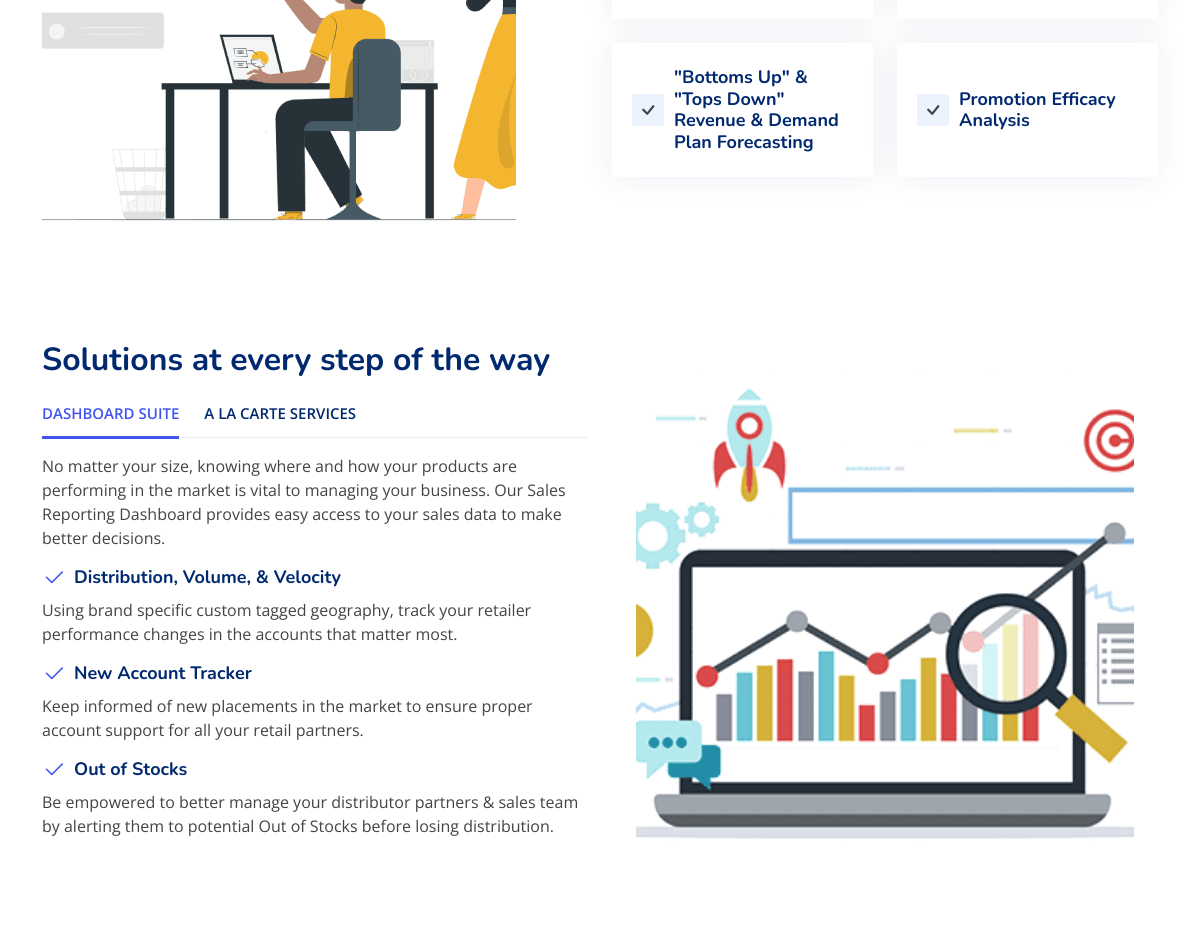
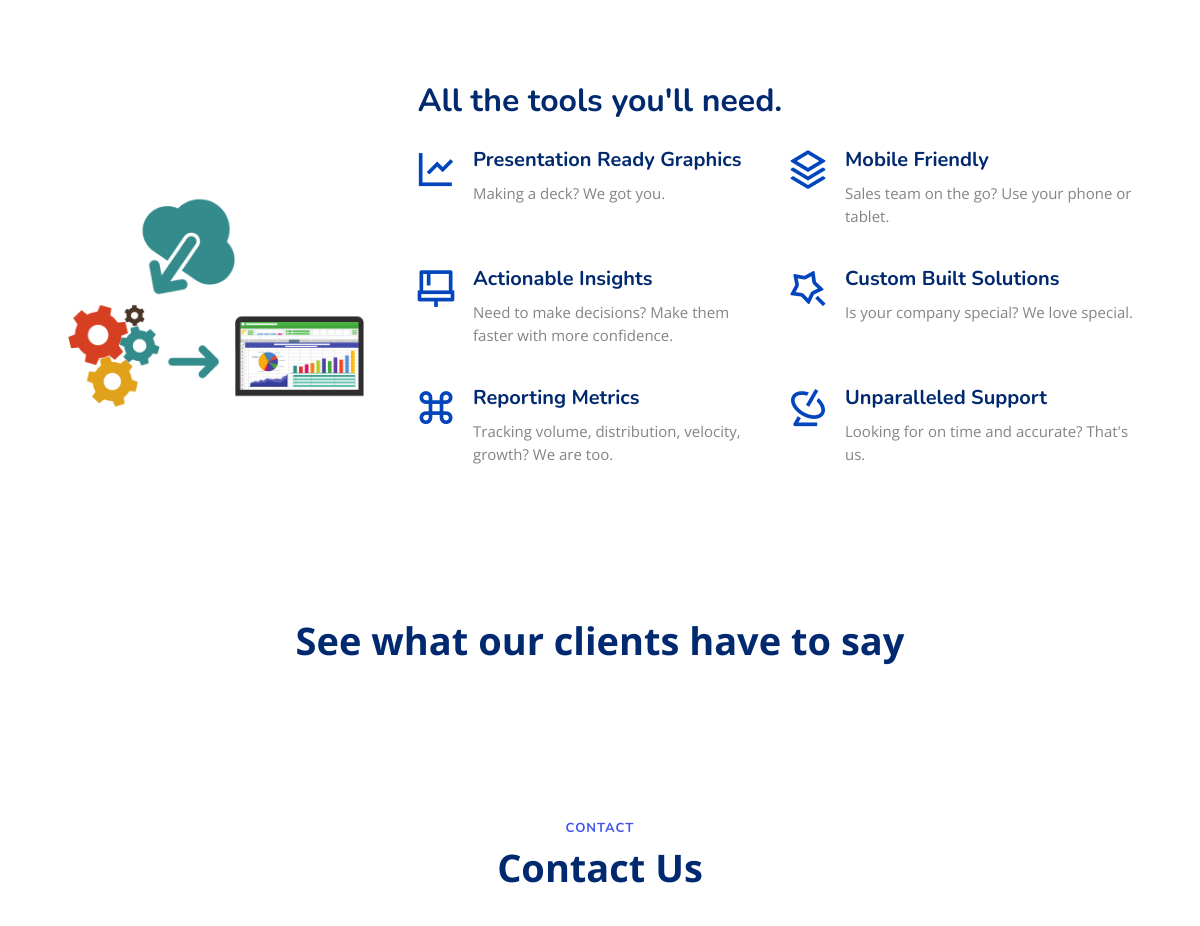
The app's page / (middle part), older data (2 pictures, top to bottom).
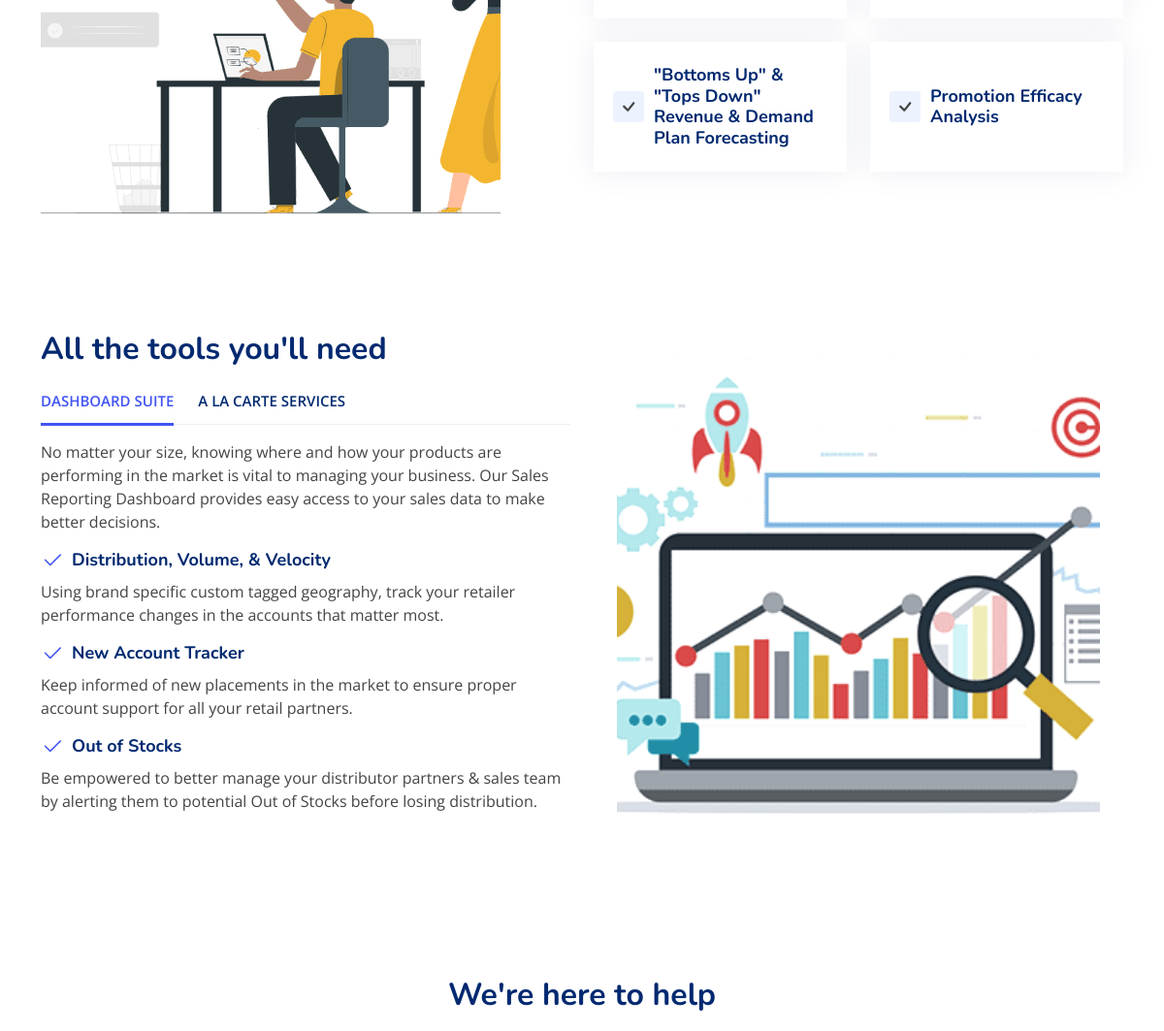
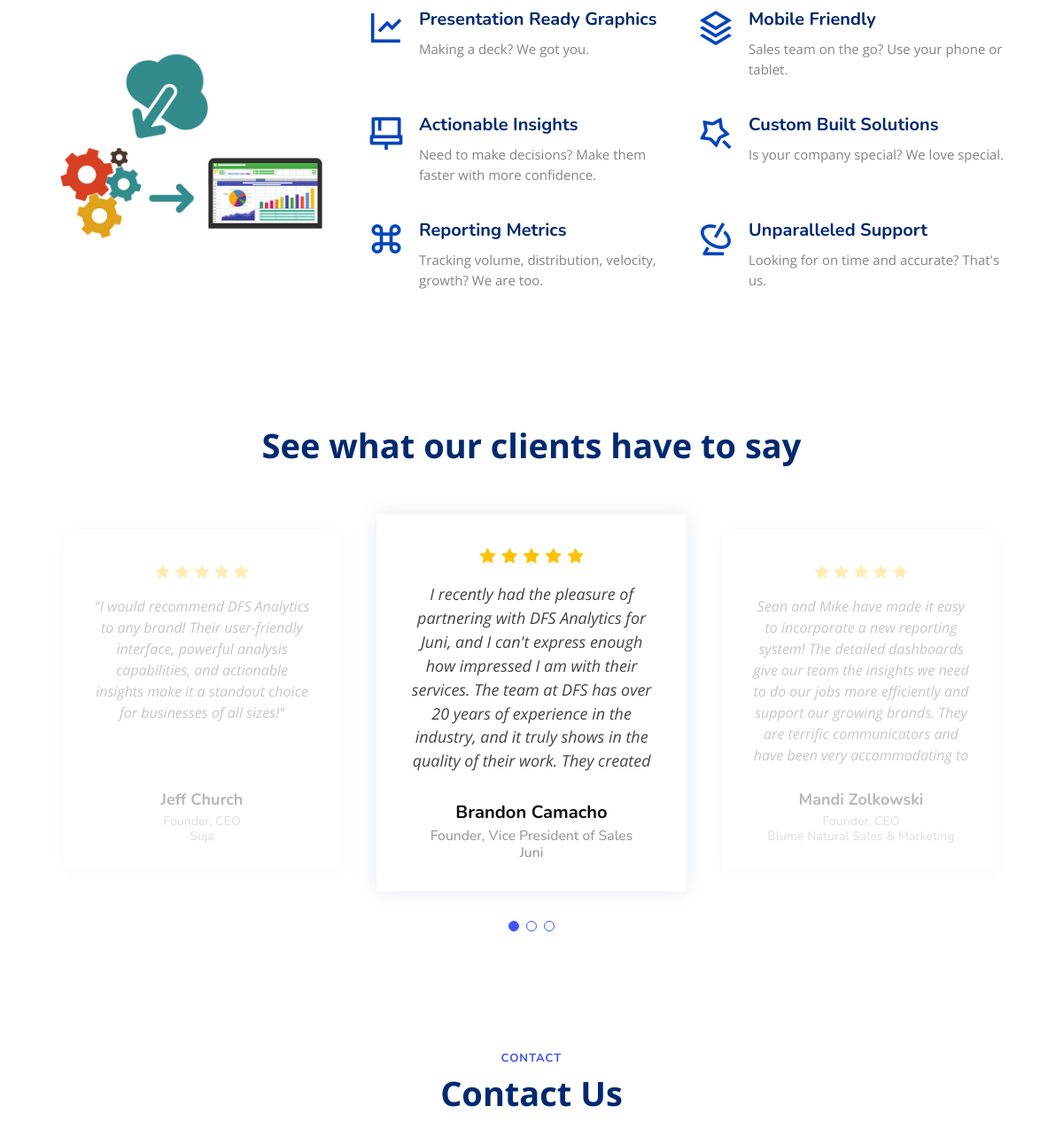
The same page, newer data (2 pictures, top to bottom).
### DFS_PAGES/models.py (models this page shows, shortened)
class Features(models.Model):
    name = "Features"
    services_tag = models.CharField(max_length=100)
    services_title = models.CharField(max_length=100)
    services_1 = models.CharField(max_length=500)
    services_2 = models.CharField(max_length=500)
    services_3 = models.CharField(max_length=500)
    services_4 = models.CharField(max_length=500)
    services_5 = models.CharField(max_length=500)
    services_6 = models.CharField(max_length=500)
    services_image = models.ImageField(upload_to='')
    growth_title = models.CharField(max_length=100)
    growth_image = models.ImageField(upload_to='')
    growth_tab1_name = models.CharField(default=None, max_length=100)
    growth_tab1_blurb1 = models.CharField(max_length=500)
    growth_tab1_title1 = models.CharField(max_length=100)
    growth_tab1_blurb2 = models.CharField(max_length=500)
    growth_tab1_title2 = models.CharField(max_length=100)
    growth_tab1_blurb3 = models.CharField(max_length=500)
    growth_tab1_title3 = models.CharField(max_length=100, blank=True)
    growth_tab1_blurb4 = models.CharField(max_length=500, blank=True)
    growth_tab2_name = models.CharField(max_length=100)
    growth_tab2_blurb1 = models.CharField(max_length=500)
    growth_tab2_title1 = models.CharField(max_length=100)
    growth_tab2_blurb2 = models.CharField(max_length=500)
    growth_tab2_title2 = models.CharField(max_length=100)
    growth_tab2_blurb3 = models.CharField(max_length=500)
    growth_tab2_title3 = models.CharField(max_length=100, blank=True)
    growth_tab2_blurb4 = models.CharField(max_length=500, blank=True)
    growth_tab3_name = models.CharField(max_length=100)
    growth_tab3_blurb1 = models.CharField(max_length=500)
    growth_tab3_title1 = models.CharField(max_length=100)
    growth_tab3_blurb2 = models.CharField(max_length=500)
    growth_tab3_title2 = models.CharField(max_length=100)
    growth_tab3_blurb3 = models.CharField(max_length=500)
    tools_title = models.CharField(max_length=100)
    tools_image = models.ImageField(upload_to='')
    tools_item1 = models.CharField(max_length=100)
    tools_item1_blurb = models.CharField(max_length=500)
    tools_item2 = models.CharField(max_length=100)
    tools_item2_blurb = models.CharField(max_length=500)
    tools_item3 = models.CharField(max_length=100)
    tools_item3_blurb = models.CharField(max_length=500)
    tools_item4 = models.CharField(max_length=100)
    tools_item4_blurb = models.CharField(max_length=500)
    tools_item5 = models.CharField(max_length=100)
    tools_item5_blurb = models.CharField(max_length=500)
    tools_item6 = models.CharField(max_length=100)
    tools_item6_blurb = models.CharField(max_length=500)

class Testimonials(models.Model):
    RATINGS = (
        (1, 1),
        (2, 2),
        (3, 3),
        (4, 4),
        (5, 5),
    )
    full_name = models.CharField(max_length=100)
    job_title = models.CharField(max_length=100)
    stars = models.IntegerField(default=5,choices=RATINGS)
    company = models.CharField(max_length=100, blank=True)
    review = models.TextField()
    on_homepage = models.BooleanField(default=False)
    created_at = models.DateTimeField(auto_now_add=True)

### DFS_PAGES/views.py (the view)
# urls.py: 2. Add a URL to urlpatterns:  path('', views.home, name='home')
def home(request):
    context = {
        'hero': Hero.objects.all(),
        'about_us': AboutUs.objects.all(),
        'testimonials': Testimonials.objects.all(),
        'our_team': OurTeam.objects.all(),
        'faqs': FAQ.objects.all(),
        'features' : Features.objects.all(),
        'contact_info': Contact_Info.objects.all(),
    }
    return render(request, 'homepage/index.html', context)

### DFS_ADMIN/templatetags/admin_soft.py (called while the page is built)
@register.filter
def get_range(value):
    try:
        if value is str:
            value = int(value)
        return range(value)
    except:
        value = 10
        return range(value)

### DFS_PAGES/templates/homepage/index.html (shortened to what this page needs)
{% extends "homepage/base/base.html" %}
{% load static %}
{% block content %}
  <main id="main">
    {% include "homepage/elements/features.html" %}
    {% include "homepage/elements/testimonials.html" %}
    {% include "homepage/elements/contact.html" %}
  </main>
  {% endblock content %}

### DFS_PAGES/templates/homepage/base/base.html (shortened to what this page needs)
{% load static %}
<!DOCTYPE html>
<html lang="en">
<head>
  {% include "homepage/base/links.html" %}
</head>
<body>
    {% block content %}
    {% endblock content %}
</body>
</html>

### DFS_PAGES/templates/homepage/base/links.html (shortened to what this page needs)
{% load static %}
<link href="{% static 'assets/vendor/aos/aos.css' %}" rel="stylesheet">
<link href="{% static 'assets/vendor/bootstrap/css/bootstrap.min.css' %}" rel="stylesheet">
<link href="{% static 'assets/vendor/bootstrap-icons/bootstrap-icons.css' %}" rel="stylesheet">
<link href="{% static 'assets/vendor/glightbox/css/glightbox.min.css' %}" rel="stylesheet">
<link href="{% static 'assets/vendor/remixicon/remixicon.css' %}" rel="stylesheet">
<link href="{% static 'assets/vendor/swiper/swiper-bundle.min.css' %}" rel="stylesheet">
<link href="{% static 'assets/css/style.css' %}" rel="stylesheet">

### DFS_PAGES/templates/homepage/base/header.html (shortened to what this page needs)
{% load static %}

### DFS_PAGES/templates/homepage/elements/hero.html (shortened to what this page needs)
{% load static %}

### DFS_PAGES/templates/homepage/elements/about.html (shortened to what this page needs)
{% load static %}

### DFS_PAGES/templates/homepage/elements/features.html (shortened to what this page needs)
{% load static %}
   <section id="features" class="features">
{% for feature in features %}
    <div class="container" data-aos="fade-up">
      <div class="row justify-content-center">
        <div class="col-lg-6 desktop-switch order-lg-1 order-sm-1">
          <img src="{{feature.services_image.url}}" class="img-fluid" alt="">
        </div>
        <div class="col-lg-6 mt-5 mt-lg-0 d-flex order-lg-2 order-sm-2">
          <div class="row align-self-center gy-4">
            <div class="col-md-6" data-aos="zoom-out" data-aos-delay="400">
              <div class="feature-box d-flex align-items-center">
              </div>
            </div>
            <div class="col-md-6" data-aos="zoom-out" data-aos-delay="500">
              <div class="feature-box d-flex align-items-center">
              </div>
            </div>
            <div class="col-md-6" data-aos="zoom-out" data-aos-delay="600">
              <div class="feature-box d-flex align-items-center">
                <i class="bi bi-check"></i>
                <h3>{{feature.services_5}}</h3>
              </div>
            </div>
            <div class="col-md-6" data-aos="zoom-out" data-aos-delay="700">
              <div class="feature-box d-flex align-items-center">
                <i class="bi bi-check"></i>
                <h3>{{feature.services_6}}</h3>
              </div>
            </div>
          </div>
        </div>
      </div>
      <div class="row feture-tabs" data-aos="fade-up">
        <div class="col-lg-6 order-lg-1 order-sm-2">
          <h3>{{feature.growth_title}}</h3>
          <ul class="nav nav-pills mb-3">
            <li>
              <a class="nav-link active" data-bs-toggle="pill" href="#tab1">{{feature.growth_tab1_name}}</a>
            </li>
            <li>
              <a class="nav-link" data-bs-toggle="pill" href="#tab2">{{feature.growth_tab2_name}}</a>
            </li>
          </ul>
          <div class="tab-content">
            <div class="tab-pane fade show active" id="tab1">
              <p>{{feature.growth_tab1_blurb1}}</p>
              <div class="d-flex align-items-center mb-2">
                <i class="bi bi-check2"></i>
                <h4>{{feature.growth_tab1_title1}}</h4>
              </div>
              <p>{{feature.growth_tab1_blurb2}}</p>
              <div class="d-flex align-items-center mb-2">
                <i class="bi bi-check2"></i>
                <h4>{{feature.growth_tab1_title2}}</h4>
              </div>
              <p>{{feature.growth_tab1_blurb3}}</p>
              <div class="d-flex align-items-center mb-2">
                <i class="bi bi-check2"></i>
                <h4>{{feature.growth_tab1_title3}}</h4>
              </div>
              <p>{{feature.growth_tab1_blurb4}}</p>
            </div>
          </div>
        </div>
        <br>
        <div class="col-lg-6 align-items-center order-lg-2 order-sm-1">
          <img style='width:100%;' src="{{feature.growth_image.url}}" class="img-fluid p-4" alt="">
        </div>
      </div>
      <div class="row feature-icons" data-aos="fade-up">
        <h3>{{feature.tools_title}}</h3>
        <div class="row">
          <div class="col-xl-4 text-center" data-aos="fade-right" data-aos-delay="100">
            <img style='width:100%;' src="{{feature.tools_image.url}}" class="img-fluid" alt="">
          </div>
          <br>
          <div class="col-xl-8 d-flex content">
            <div class="row align-self-center gy-4">
              <div class="col-md-6 icon-box" data-aos="fade-up">
                <i class="ri-line-chart-line"></i>
                <div>
                  <h4>{{feature.tools_item1}}</h4>
                  <p>{{feature.tools_item1_blurb}}</p>
                </div>
              </div>
              <div class="col-md-6 icon-box" data-aos="fade-up" data-aos-delay="100">
                <i class="ri-stack-line"></i>
                <div>
                  <h4>{{feature.tools_item2}}</h4>
                  <p>{{feature.tools_item2_blurb}}</p>
                </div>
              </div>
              <div class="col-md-6 icon-box" data-aos="fade-up" data-aos-delay="200">
                <i class="ri-brush-4-line"></i>
                <div>
                  <h4>{{feature.tools_item3}}</h4>
                  <p>{{feature.tools_item3_blurb}}</p>
                </div>
              </div>
              <div class="col-md-6 icon-box" data-aos="fade-up" data-aos-delay="300">
                <i class="ri-magic-line"></i>
                <div>
                  <h4>{{feature.tools_item4}}</h4>
                  <p>{{feature.tools_item4_blurb}}</p>
                </div>
              </div>
              <div class="col-md-6 icon-box" data-aos="fade-up" data-aos-delay="400">
                <i class="ri-command-line"></i>
                <div>
                  <h4>{{feature.tools_item5}}</h4>
                  <p>{{feature.tools_item5_blurb}}</p>
                </div>
              </div>
              <div class="col-md-6 icon-box" data-aos="fade-up" data-aos-delay="500">
                <i class="ri-radar-line"></i>
                <div>
                  <h4>{{feature.tools_item6}}</h4>
                  <p>{{feature.tools_item6_blurb}}</p>
                </div>
              </div>
            </div>
          </div>
        </div>
      </div>
    </div>
{% endfor %}
  </section>

### DFS_PAGES/templates/homepage/elements/testimonials.html (shortened to what this page needs)
{% load static admin_soft %}
    <section id="testimonials" class="testimonials">
        <div class="container" data-aos="fade-up">
          <header class="section-header">
            <p>See what our clients have to say</p>
          </header>
          <div class="testimonials-slider swiper" data-aos="fade-up" data-aos-delay="200">
            <div class="swiper-wrapper">
              {% for testimonial in testimonials %}
              {% if testimonial.on_homepage%}
              <div class="swiper-slide">
                <div class="testimonial-item">
                  <div class="stars">
                    {% for i in testimonial.stars|get_range %}
                    <i class="bi bi-star-fill"></i>
                    {% endfor %}
                  </div>
                  <p>
                    {{testimonial.review}}
                  </p>
                  <div class="profile mt-auto">
                    <h3>{{testimonial.full_name}}</h3>
                    <h4>{{testimonial.job_title}}</h4>
                    <h4>{{testimonial.company}}</h4>
                  </div>
                </div>
              </div>
              {% endif %}
              {% endfor %}
              </div>
            <div class="swiper-pagination"></div>
          </div>
        </div>
      </section>

### DFS_PAGES/templates/homepage/elements/contact.html (shortened to what this page needs)
{% load static %}
<section id="contact" class="contact">
    <div class="container" data-aos="fade-up">
        <header class="section-header">
            <h2>Contact</h2>
            <p>Contact Us</p>
        </header>
        <div class="row gy-4">
            <div class="col-lg-3">
                <div class="row gy-4">
                </div>
            </div>
        </div>
    </div>
</section>

### DFS_PAGES/templates/homepage/base/scripts.html (shortened to what this page needs)
{% load static %}

### static/assets/css/style.css (style rules this page uses)
:root { scroll-behavior: smooth; }
body { font-family: "Open Sans", sans-serif; color: #444444; }
a { color: #4154f1; text-decoration: none; }
h1, h2, h3, h4, h5, h6 { font-family: "Nunito", sans-serif; }
section { padding: 60px 0; overflow: hidden; }
.section-header { text-align: center; padding-bottom: 40px; content: justify-center; }
.section-header h2 { font-size: 13px; letter-spacing: 1px; font-weight: 700; margin: 0; color: #4154f1; text-transform: uppercase; }
.section-header p { margin: 10px 0 0 0; padding: 0; font-size: 38px; line-height: 42px; font-weight: 700; color: #012970; }
.features .feature-box { padding: 24px 20px; box-shadow: 0px 0 30px rgba(1, 41, 112, 0.08); transition: 0.3s; height: 100%; }
.features .feature-box h3 { font-size: 18px; color: #012970; font-weight: 700; margin: 0; }
.features .feature-box i { line-height: 0; background: #ecf3ff; padding: 4px; margin-right: 10px; font-size: 24px; border-radius: 3px; transition: 0.3s; }
.features .feture-tabs { margin-top: 120px; }
.features .feture-tabs h3 { color: #012970; font-weight: 700; font-size: 32px; margin-bottom: 10px; }
.features .feture-tabs .nav-pills { border-bottom: 1px solid #eee; }
.features .feture-tabs .nav-link { background: none; text-transform: uppercase; font-size: 15px; font-weight: 600; color: #012970; padding: 12px 0; margin-right: 25px; margin-bottom: -2px; border-radius: 0; }
.features .feture-tabs .nav-link.active { color: #4154f1; border-bottom: 3px solid #4154f1; }
.features .feture-tabs .tab-content h4 { font-size: 18px; margin: 0; font-weight: 700; color: #012970; }
.features .feture-tabs .tab-content i { font-size: 24px; line-height: 0; margin-right: 8px; color: #4154f1; }
.features .feature-icons { margin-top: 120px; }
.features .feature-icons h3 { color: #012970; font-weight: 700; font-size: 32px; margin-bottom: 20px; text-align: center; }
.features .feature-icons .content .icon-box { display: flex; }
.features .feature-icons .content .icon-box h4 { font-size: 20px; font-weight: 700; margin: 0 0 10px 0; color: #012970; }
.features .feature-icons .content .icon-box i { font-size: 44px; line-height: 44px; color: #0245bc; margin-right: 15px; }
.features .feature-icons .content .icon-box p { font-size: 15px; color: #848484; }
.testimonials .testimonial-item { box-sizing: content-box; padding: 30px; margin: 40px 30px; box-shadow: 0px 0 20px rgba(1, 41, 112, 0.1); background: #fff; min-height: 320px; display: flex; flex-direction: column; text-align: center; transition: 0.3s; max-height: 200px; }
.testimonials .testimonial-item .stars { margin-bottom: 15px; }
.testimonials .testimonial-item .stars i { color: #ffc107; margin: 0 1px; }
.testimonials .testimonial-item h3 { font-size: 18px; font-weight: bold; margin: 10px 0 5px 0; color: #111; }
.testimonials .testimonial-item h4 { font-size: 14px; color: #999; margin: 0; }
.testimonials .testimonial-item p { font-style: italic; margin: 0 auto 15px auto; overflow: auto; }
.testimonials .swiper-pagination { margin-top: 20px; position: relative; }
.testimonials .swiper-slide { opacity: 0.3; }
@media (min-width: 1200px) { .testimonials .swiper-slide-next { opacity: 1; transform: scale(1.12); } }

Row changes from the older to the newer data that the page shows:
changed Features "Presentation Ready Graphics": growth_title "Solutions at every step of the way" → "All the tools you'll need"; tools_title "All the tools you'll need." → "We're here to help"
added Testimonials: on_homepage True (drawn), review "\"I would recommend DFS Analytics to any brand! Their user-friendly interface, powerful analysis capabilities, and actionable insights make it a standout choice for businesses of all sizes!\"", full_name "Jeff Church", job_title "Founder, CEO", company "Suja"
added Testimonials: on_homepage True (drawn), review "I recently had the pleasure of partnering with DFS Analytics for Juni, and I can't express enough how impressed I am with their services. The team at DFS has over 20 years of experience in the industry, and it truly shows in the quality of their work. They created…", full_name "Brandon Camacho", job_title "Founder, Vice President of Sales", company "Juni"
added Testimonials: on_homepage True (drawn), review "Sean and Mike have made it easy to incorporate a new reporting system! The detailed dashboards give our team the insights we need to do our jobs more efficiently and support our growing brands. They are terrific communicators and have been very accommodating to…", full_name "Mandi Zolkowski", job_title "Founder, CEO", company "Blume Natural Sales & Marketing"
